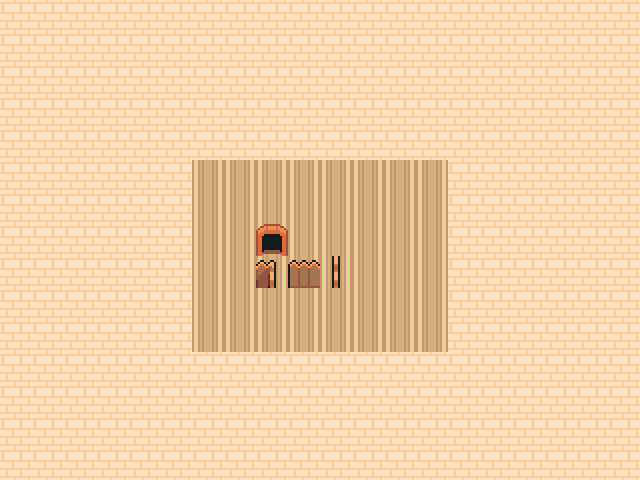

A 2D game scene composited from a Tiled map and its tileset images. What follows is a short description and the map's XML, with every tile layer's data as written:
An orthogonal 20x15 tile map with 32x32 px tiles, 1 tile layer (Ground and Ninja Decorations), 1 hidden layer not drawn, 2 tilesets.

<map version="1.10" tiledversion="1.10.2" orientation="orthogonal" renderorder="right-down" width="20" height="15" tilewidth="32" tileheight="32" infinite="0" nextlayerid="4" nextobjectid="1">
 <tileset firstgid="1" source="cottage-flat.tsx" />
 <tileset firstgid="21" source="cottage-tiles.tsx" />
 <layer id="1" name="Ground and Ninja Decorations" width="20" height="15">
  <data encoding="csv">1,1,1,1,1,1,1,1,1,1,1,1,1,1,1,1,1,1,1,1,
1,1,1,1,1,1,1,1,1,1,1,1,1,1,1,1,1,1,1,1,
1,1,1,1,1,1,1,1,1,1,1,1,1,1,1,1,1,1,1,1,
1,1,1,1,1,1,1,1,1,1,1,1,1,1,1,1,1,1,1,1,
1,1,1,1,1,1,1,1,1,1,1,1,1,1,1,1,1,1,1,1,
1,1,1,1,1,1,2,2,2,2,2,2,2,2,1,1,1,1,1,1,
1,1,1,1,1,1,2,2,2,2,2,2,2,2,1,1,1,1,1,1,
1,1,1,1,1,1,2,2,4,2,2,2,2,2,1,1,1,1,1,1,
1,1,1,1,1,1,2,2,5,6,7,2,2,2,1,1,1,1,1,1,
1,1,1,1,1,1,2,2,2,2,2,2,2,2,1,1,1,1,1,1,
1,1,1,1,1,1,2,2,2,2,2,2,2,2,1,1,1,1,1,1,
1,1,1,1,1,1,1,1,1,1,1,1,1,1,1,1,1,1,1,1,
1,1,1,1,1,1,1,1,1,1,1,1,1,1,1,1,1,1,1,1,
1,1,1,1,1,1,1,1,1,1,1,1,1,1,1,1,1,1,1,1,
1,1,1,1,1,1,1,1,1,1,1,1,1,1,1,1,1,1,1,1</data>
 </layer>
 <objectgroup id="2" name="RPGJS Entities" />
 <layer id="3" name="Collision" width="20" height="15" opacity="0" visible="0">
  <data encoding="csv">23,23,23,23,23,23,23,23,23,23,23,23,23,23,23,23,23,23,23,23,
23,0,0,0,0,0,0,0,0,0,0,0,0,0,0,0,0,0,0,23,
23,0,0,0,0,0,0,0,0,0,0,0,0,0,0,0,0,0,0,23,
23,0,0,0,0,0,0,0,0,0,0,0,0,0,0,0,0,0,0,23,
23,0,0,0,0,0,0,0,0,0,0,0,0,0,0,0,0,0,0,23,
23,0,0,0,0,0,0,0,0,0,0,0,0,0,0,0,0,0,0,23,
23,0,0,0,0,0,0,0,0,0,0,0,0,0,0,0,0,0,0,23,
23,0,0,0,0,0,0,0,0,0,0,0,0,0,0,0,0,0,0,23,
23,0,0,0,0,0,0,0,23,23,23,0,0,0,0,0,0,0,0,23,
23,0,0,0,0,0,0,0,0,0,0,0,0,0,0,0,0,0,0,23,
23,0,0,0,0,0,0,0,0,0,0,0,0,0,0,0,0,0,0,23,
23,0,0,0,0,0,0,0,0,0,0,0,0,0,0,0,0,0,0,23,
23,0,0,0,0,0,0,0,0,0,0,0,0,0,0,0,0,0,0,23,
23,0,0,0,0,0,0,0,0,0,0,0,0,0,0,0,0,0,0,23,
23,23,23,23,23,23,23,23,23,23,23,23,23,23,23,23,23,23,23,23</data>
 </layer>
</map>
